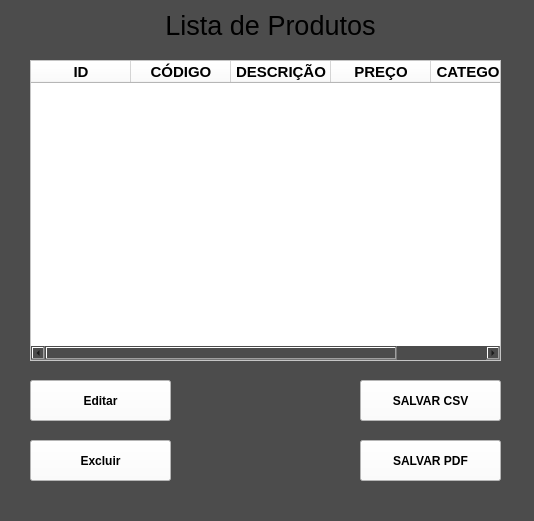
<?xml version="1.0" encoding="UTF-8"?>
<ui version="4.0">
 <class>MainWindow</class>
 <widget class="QMainWindow" name="MainWindow">
  <property name="geometry">
   <rect>
    <x>0</x>
    <y>0</y>
    <width>534</width>
    <height>521</height>
   </rect>
  </property>
  <property name="windowTitle">
   <string>MainWindow</string>
  </property>
  <property name="styleSheet">
   <string notr="true">background-color: rgb(76, 76, 76);</string>
  </property>
  <widget class="QWidget" name="centralwidget">
   <widget class="QLabel" name="label_3">
    <property name="geometry">
     <rect>
      <x>100</x>
      <y>10</y>
      <width>341</width>
      <height>31</height>
     </rect>
    </property>
    <property name="font">
     <font>
      <pointsize>20</pointsize>
     </font>
    </property>
    <property name="text">
     <string>Lista de Produtos</string>
    </property>
    <property name="alignment">
     <set>Qt::AlignCenter</set>
    </property>
   </widget>
   <widget class="QPushButton" name="pushButton_3">
    <property name="geometry">
     <rect>
      <x>30</x>
      <y>440</y>
      <width>141</width>
      <height>41</height>
     </rect>
    </property>
    <property name="font">
     <font>
      <weight>75</weight>
      <bold>true</bold>
     </font>
    </property>
    <property name="styleSheet">
     <string notr="true">background-color: rgb(255, 255, 255);</string>
    </property>
    <property name="text">
     <string>Excluir</string>
    </property>
   </widget>
   <widget class="QTableWidget" name="tableWidget">
    <property name="geometry">
     <rect>
      <x>30</x>
      <y>60</y>
      <width>471</width>
      <height>301</height>
     </rect>
    </property>
    <property name="font">
     <font>
      <pointsize>13</pointsize>
      <weight>75</weight>
      <bold>true</bold>
     </font>
    </property>
    <property name="styleSheet">
     <string notr="true">background-color: rgb(255, 255, 255);</string>
    </property>
    <property name="gridStyle">
     <enum>Qt::NoPen</enum>
    </property>
    <column>
     <property name="text">
      <string>ID</string>
     </property>
     <property name="font">
      <font>
       <pointsize>11</pointsize>
       <weight>75</weight>
       <bold>true</bold>
      </font>
     </property>
    </column>
    <column>
     <property name="text">
      <string>CÓDIGO</string>
     </property>
     <property name="font">
      <font>
       <pointsize>11</pointsize>
       <weight>75</weight>
       <bold>true</bold>
      </font>
     </property>
    </column>
    <column>
     <property name="text">
      <string>DESCRIÇÃO</string>
     </property>
     <property name="font">
      <font>
       <pointsize>11</pointsize>
       <weight>75</weight>
       <bold>true</bold>
      </font>
     </property>
    </column>
    <column>
     <property name="text">
      <string>PREÇO</string>
     </property>
     <property name="font">
      <font>
       <pointsize>11</pointsize>
       <weight>75</weight>
       <bold>true</bold>
      </font>
     </property>
    </column>
    <column>
     <property name="text">
      <string>CATEGORIA</string>
     </property>
     <property name="font">
      <font>
       <pointsize>11</pointsize>
       <weight>75</weight>
       <bold>true</bold>
      </font>
     </property>
    </column>
   </widget>
   <widget class="QPushButton" name="pushButton_5">
    <property name="geometry">
     <rect>
      <x>360</x>
      <y>440</y>
      <width>141</width>
      <height>41</height>
     </rect>
    </property>
    <property name="font">
     <font>
      <weight>75</weight>
      <bold>true</bold>
     </font>
    </property>
    <property name="styleSheet">
     <string notr="true">background-color: rgb(255, 255, 255);</string>
    </property>
    <property name="text">
     <string>SALVAR PDF</string>
    </property>
   </widget>
   <widget class="QPushButton" name="pushButton_4">
    <property name="geometry">
     <rect>
      <x>360</x>
      <y>380</y>
      <width>141</width>
      <height>41</height>
     </rect>
    </property>
    <property name="font">
     <font>
      <weight>75</weight>
      <bold>true</bold>
     </font>
    </property>
    <property name="styleSheet">
     <string notr="true">background-color: rgb(255, 255, 255);</string>
    </property>
    <property name="text">
     <string>SALVAR CSV</string>
    </property>
   </widget>
   <widget class="QPushButton" name="pushButton_6">
    <property name="geometry">
     <rect>
      <x>30</x>
      <y>380</y>
      <width>141</width>
      <height>41</height>
     </rect>
    </property>
    <property name="font">
     <font>
      <weight>75</weight>
      <bold>true</bold>
     </font>
    </property>
    <property name="styleSheet">
     <string notr="true">background-color: rgb(255, 255, 255);</string>
    </property>
    <property name="text">
     <string>Editar</string>
    </property>
   </widget>
  </widget>
  <widget class="QMenuBar" name="menubar">
   <property name="geometry">
    <rect>
     <x>0</x>
     <y>0</y>
     <width>534</width>
     <height>21</height>
    </rect>
   </property>
  </widget>
  <widget class="QStatusBar" name="statusbar"/>
 </widget>
 <resources/>
 <connections/>
</ui>
